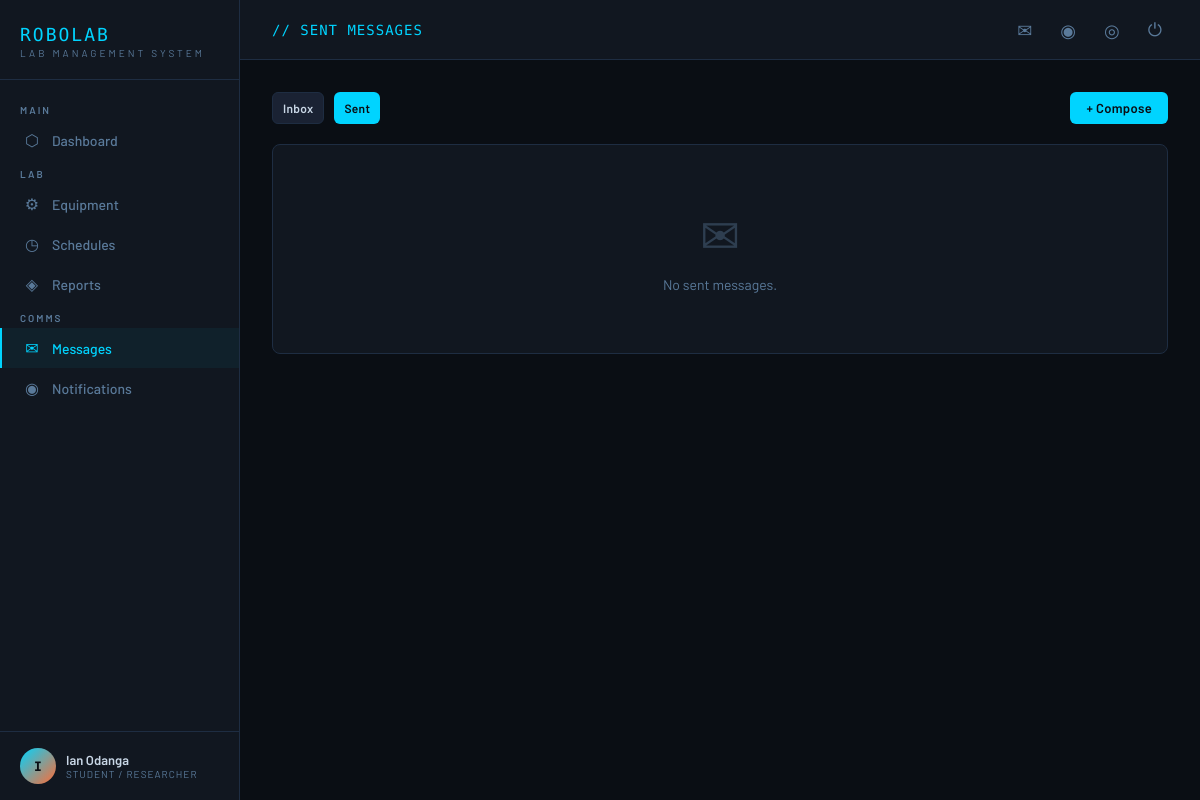
Page /messages/sent/ (signed in) on the committed database.
### accounts/models.py (models this page shows, shortened)
class User(AbstractUser):
    ROLE_ADMIN = 'admin'
    ROLE_TECHNICIAN = 'technician'
    ROLE_RESEARCHER = 'researcher'
    ROLE_CHOICES = [
        (ROLE_ADMIN, 'Admin'),
        (ROLE_TECHNICIAN, 'Lab Technician'),
        (ROLE_RESEARCHER, 'Student / Researcher'),
    ]
    role = models.CharField(max_length=20, choices=ROLE_CHOICES, default=ROLE_RESEARCHER)
    phone = models.CharField(max_length=20, blank=True)
    department = models.CharField(max_length=100, blank=True)
    bio = models.TextField(blank=True)
    avatar = models.ImageField(upload_to='avatars/', blank=True, null=True)
    def is_admin(self):
        return self.role == self.ROLE_ADMIN

### messaging_app/views.py (the view)
# urls.py: path('sent/', views.sent, name='sent'),
@login_required
def sent(request):
    msgs = Message.objects.filter(sender=request.user).select_related('recipient')
    return render(request, 'messaging_app/sent.html', {'messages_list': msgs})

### core/context_processors.py (called while the page is built)
def unread_counts(request):
    if request.user.is_authenticated:
        unread_count = Message.objects.filter(recipient=request.user, is_read=False).count()
        unread_notifications = Notification.objects.filter(user=request.user, is_read=False).count()
    else:
        unread_count = 0
        unread_notifications = 0
    return {
        'unread_count': unread_count,
        'unread_notifications': unread_notifications,
    }

### templates/messaging_app/sent.html (shortened to what this page needs)
{% extends 'base.html' %}
{% block page_title %}// SENT MESSAGES{% endblock %}
{% block content %}
<div style="display:flex;gap:10px;margin-bottom:20px;">
  <a href="{% url 'messaging_app:inbox' %}" class="btn btn-secondary btn-sm">Inbox</a>
  <a href="{% url 'messaging_app:sent' %}" class="btn btn-primary btn-sm">Sent</a>
  <a href="{% url 'messaging_app:compose' %}" class="btn btn-primary" style="margin-left:auto;">+ Compose</a>
</div>
<div class="card">
  <div class="table-wrap">
    {% if messages_list %}
    <table>
      <thead><tr><th>To</th><th>Subject</th><th>Sent</th><th></th></tr></thead>
      <tbody>
        {% for msg in messages_list %}
        <tr>
          <td>{{ msg.recipient.get_full_name|default:msg.recipient.username }}</td>
          <td>{{ msg.subject }}</td>
          <td style="font-family:var(--mono);font-size:12px;color:var(--text-dim);">{{ msg.created_at|date:"M d, H:i" }}</td>
          <td><a href="{% url 'messaging_app:message_detail' msg.pk %}" class="btn btn-secondary btn-sm">View</a></td>
        </tr>
        {% endfor %}
      </tbody>
    </table>
    {% else %}
    <div class="empty-state"><div class="icon">✉</div><p>No sent messages.</p></div>
    {% endif %}
  </div>
</div>
{% endblock %}

### templates/base.html (shortened to what this page needs)
<!DOCTYPE html>
<html lang="en">
<head>
</head>
<body>
{% if user.is_authenticated %}
<aside class="sidebar">
  <div class="sidebar-logo">
    <div class="logo-text">ROBOLAB</div>
    <div class="logo-sub">Lab Management System</div>
  </div>
  <nav class="sidebar-nav">
    <div class="nav-section">Main</div>
    <a href="{% url 'core:dashboard' %}" class="nav-link {% if request.resolver_match.app_name == 'core' %}active{% endif %}">
      <span class="nav-icon">⬡</span> Dashboard
    </a>
    <div class="nav-section">Lab</div>
    <a href="{% url 'inventory:equipment_list' %}" class="nav-link {% if request.resolver_match.app_name == 'inventory' %}active{% endif %}">
      <span class="nav-icon">⚙</span> Equipment
    </a>
    <a href="{% url 'schedules:session_list' %}" class="nav-link {% if request.resolver_match.app_name == 'schedules' %}active{% endif %}">
      <span class="nav-icon">◷</span> Schedules
    </a>
    <a href="{% url 'lab_reports:report_list' %}" class="nav-link {% if request.resolver_match.app_name == 'lab_reports' %}active{% endif %}">
      <span class="nav-icon">◈</span> Reports
    </a>
    <div class="nav-section">Comms</div>
    <a href="{% url 'messaging_app:inbox' %}" class="nav-link {% if request.resolver_match.app_name == 'messaging_app' %}active{% endif %}">
      <span class="nav-icon">✉</span> Messages
    </a>
    <a href="{% url 'messaging_app:notifications' %}" class="nav-link">
      <span class="nav-icon">◉</span> Notifications
    </a>
  </nav>
  <div class="sidebar-user">
    <div class="user-avatar">{{ user.username|first|upper }}</div>
    <div class="user-info">
      <div class="user-name">{{ user.get_full_name|default:user.username }}</div>
      <div class="user-role">{{ user.get_role_display }}</div>
    </div>
  </div>
</aside>
{% endif %}
<div class="main">
  {% if user.is_authenticated %}
  <div class="topbar">
    <div class="page-title">{% block page_title %}DASHBOARD{% endblock %}</div>
    <div class="topbar-actions">
      <a href="{% url 'messaging_app:inbox' %}" class="topbar-btn" title="Messages">
        ✉
      </a>
      <a href="{% url 'messaging_app:notifications' %}" class="topbar-btn" title="Notifications">◉</a>
      <a href="{% url 'accounts:profile' %}" class="topbar-btn" title="Profile">◎</a>
      <a href="{% url 'accounts:logout' %}" class="topbar-btn" title="Logout">⏻</a>
    </div>
  </div>
  {% endif %}
  <div class="content">
    {% block content %}{% endblock %}
  </div>
</div>
</body>
</html>

### templates/base.html (style rules this page uses)
:root { --bg: #0a0e14; --surface: #111720; --surface2: #1a2233; --border: #1e2d42; --accent: #00d4ff; --accent2: #ff6b35; --green: #00ff88; --text: #c8d6e5; --text-dim: #5a7a9a; --danger: #ff4757; --warning: #ffa502; --mono: 'Share Tech Mono', monospace; --sans: 'Barlow', sans-serif; --nav-w: 240px; }
*, *::before, *::after { box-sizing: border-box; margin: 0; padding: 0; }
body { background: var(--bg); color: var(--text); font-family: var(--sans); font-size: 15px; min-height: 100vh; display: flex; }
.sidebar { width: var(--nav-w); background: var(--surface); border-right: 1px solid var(--border); display: flex; flex-direction: column; position: fixed; top: 0; left: 0; bottom: 0; z-index: 100; }
.sidebar-logo { padding: 24px 20px 20px; border-bottom: 1px solid var(--border); }
.logo-text { font-family: var(--mono); font-size: 18px; color: var(--accent); letter-spacing: 2px; }
.logo-sub { font-size: 10px; color: var(--text-dim); letter-spacing: 3px; text-transform: uppercase; margin-top: 2px; }
.sidebar-nav { flex: 1; padding: 16px 0; overflow-y: auto; }
.nav-section { padding: 8px 20px 4px; font-size: 10px; color: var(--text-dim); text-transform: uppercase; letter-spacing: 2px; font-weight: 600; }
.nav-link { display: flex; align-items: center; gap: 10px; padding: 10px 20px; color: var(--text-dim); text-decoration: none; font-size: 14px; font-weight: 500; transition: all 0.15s; border-left: 2px solid transparent; position: relative; }
.nav-link:hover, .nav-link.active { color: var(--accent); background: rgba(0, 212, 255, 0.05); border-left-color: var(--accent); }
.nav-icon { font-size: 16px; width: 20px; text-align: center; }
.sidebar-user { padding: 16px 20px; border-top: 1px solid var(--border); display: flex; align-items: center; gap: 10px; }
.user-avatar { width: 36px; height: 36px; border-radius: 50%; background: linear-gradient(135deg, var(--accent), var(--accent2)); display: flex; align-items: center; justify-content: center; font-family: var(--mono); font-size: 13px; color: var(--bg); font-weight: bold; flex-shrink: 0; }
.user-info { flex: 1; min-width: 0; }
.user-name { font-size: 13px; font-weight: 600; white-space: nowrap; overflow: hidden; text-overflow: ellipsis; }
.user-role { font-size: 10px; color: var(--text-dim); text-transform: uppercase; letter-spacing: 1px; }
.main { margin-left: var(--nav-w); flex: 1; display: flex; flex-direction: column; min-height: 100vh; }
.topbar { background: var(--surface); border-bottom: 1px solid var(--border); padding: 0 32px; height: 60px; display: flex; align-items: center; justify-content: space-between; position: sticky; top: 0; z-index: 50; }
.page-title { font-family: var(--mono); font-size: 14px; color: var(--accent); letter-spacing: 1px; }
.topbar-actions { display: flex; align-items: center; gap: 16px; }
.topbar-btn { background: none; border: none; color: var(--text-dim); cursor: pointer; font-size: 18px; padding: 6px; border-radius: 6px; transition: color 0.15s; text-decoration: none; display: inline-flex; align-items: center; position: relative; }
.content { padding: 32px; flex: 1; }
.card { background: var(--surface); border: 1px solid var(--border); border-radius: 8px; overflow: hidden; }
.table-wrap { overflow-x: auto; }
.btn { display: inline-flex; align-items: center; gap: 6px; padding: 8px 16px; border-radius: 6px; border: none; font-family: var(--sans); font-size: 13px; font-weight: 600; cursor: pointer; text-decoration: none; transition: all 0.15s; letter-spacing: 0.3px; }
.btn-primary { background: var(--accent); color: var(--bg); }
.btn-secondary { background: var(--surface2); color: var(--text); border: 1px solid var(--border); }
.btn-sm { padding: 5px 10px; font-size: 12px; }
.empty-state { text-align: center; padding: 60px 20px; color: var(--text-dim); }
.empty-state .icon { font-size: 48px; margin-bottom: 12px; opacity: 0.4; }
.empty-state p { font-size: 14px; }

### rows in the picture
User: username|first "I", get_full_name "Ian Odanga", role "STUDENT / RESEARCHER"
